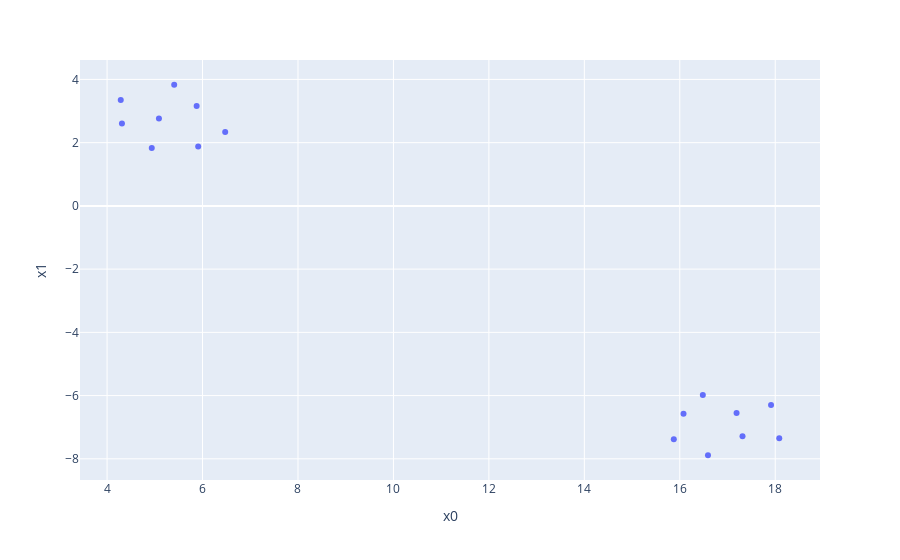

Write notebook code for a chart like this one.
### Code cell
gdf = (
    pd.DataFrame(Z, columns=["x0", "x1"])
).assign(text=sentences)

hover_dict = {"text":True}

fig = px.scatter(gdf, x="x0", y="x1", hover_data=hover_dict)
fig.show()

### Figure 1 — Plotly figure (JSON) as saved in the notebook; plotly's stock layout.template omitted (floating-point values rounded to 4 significant figures)
{"data": [{"customdata": [["It's not about the money, it's about sending a message."], ["Math Professor Scott Steiner says the numbers spell DISASTER for Gamestop shorts"], ["Exit the system."], ["\"The CEO of NASDAQ pushed to halt trading \\\"to give investors a chance to recalibrate their positions\\\".\""], ["Now SEC is investigating, brokers are disallowing buying more calls."], ["\"This is the institutions flat out admitting they will change the rules to bail out the rich but if it happens to us, we get a \\\"well shucks you should have known investing is risky!\""], ["\"have you tried cutting out avocados and coffee, maybe doing Uber on the side?\\\".\""], ["We may have collectively driven up enough sentiment in wall street to make other big players go long on GME with us we do not have the money to move the stock as much as it did alone ."], ["we didn't hurt wall street as a whole, just a few funds went down while others went up and profited off the shorts the same as us."], ["The media wants to pin the blame on us."], ["It should be crystal clear that this is a rigged game by now."], ["Its time to build new exchanges that can't arbitrarily change the rules on us."], ["Cr o has some version of these, maybe they can be repurposed to be trade stock without government intervention."], ["I don't know exactly what it will look like yet, but the broad next steps i see are ."], ["1. exit the current financial system"], ["2. build a new one."]], "hovertemplate": "x0=%{x}<br>x1=%{y}<br>text=%{customdata[0]}<extra></extra>", "legendgroup": "", "marker": {"color": "#636efa", "symbol": "circle"}, "mode": "markers", "name": "", "orientation": "v", "showlegend": false, "type": "scatter", "x": [5.909, 4.286, 6.475, 4.311, 4.936, 5.406, 5.877, 5.087, 17.91, 18.08, 16.59, 17.19, 17.31, 15.87, 16.48, 16.08], "xaxis": "x", "y": [1.879, 3.353, 2.338, 2.608, 1.834, 3.832, 3.163, 2.764, -6.299, -7.348, -7.887, -6.552, -7.284, -7.384, -5.983, -6.577], "yaxis": "y"}], "layout": {"autosize": true, "legend": {"tracegroupgap": 0}, "margin": {"t": 60}, "xaxis": {"anchor": "y", "autorange": true, "domain": [0, 1], "range": [3.461, 18.91], "title": {"text": "x0"}, "type": "linear"}, "yaxis": {"anchor": "x", "autorange": true, "domain": [0, 1], "range": [-8.718, 4.662], "title": {"text": "x1"}, "type": "linear"}}}
